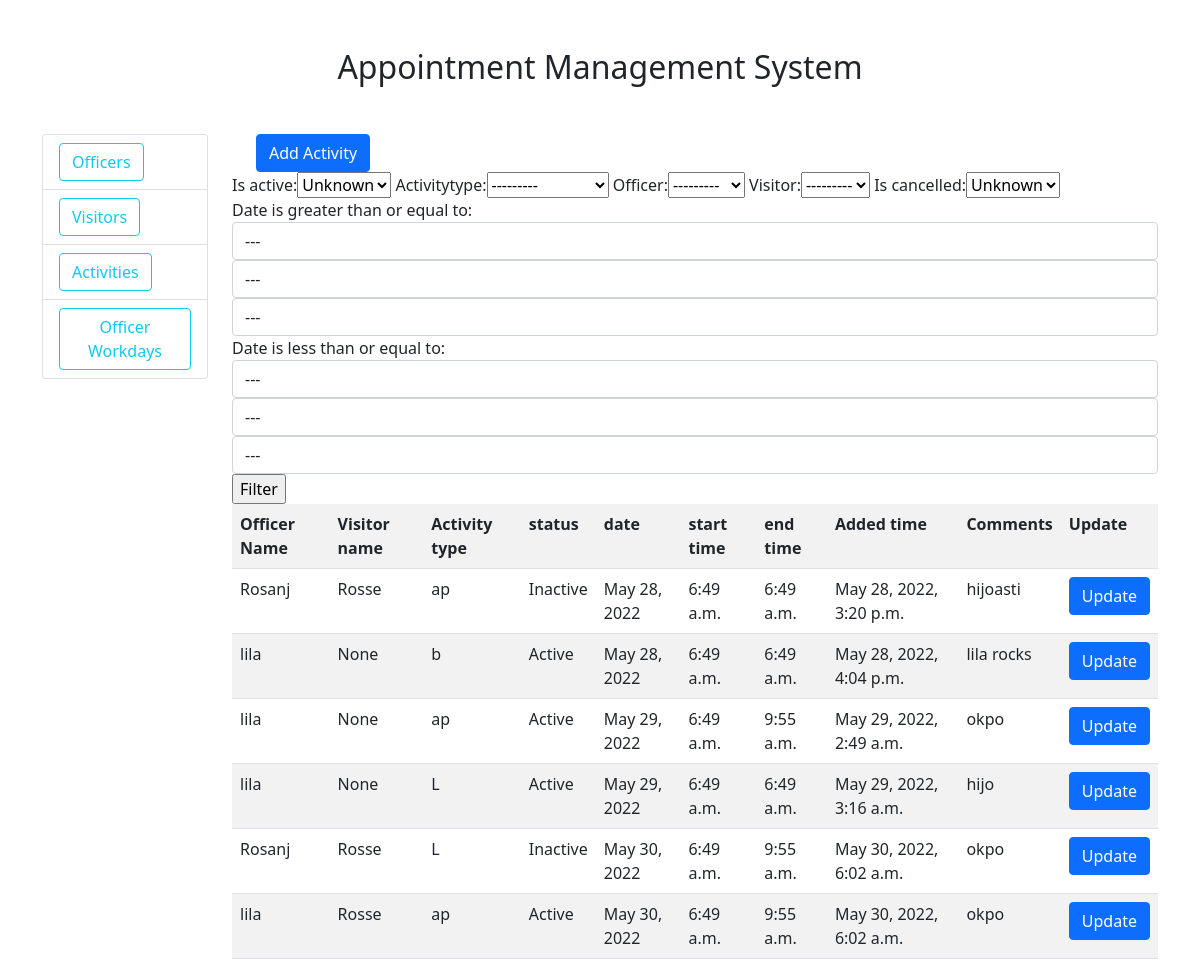
/activity/, run on an earlier commit of the app's database.
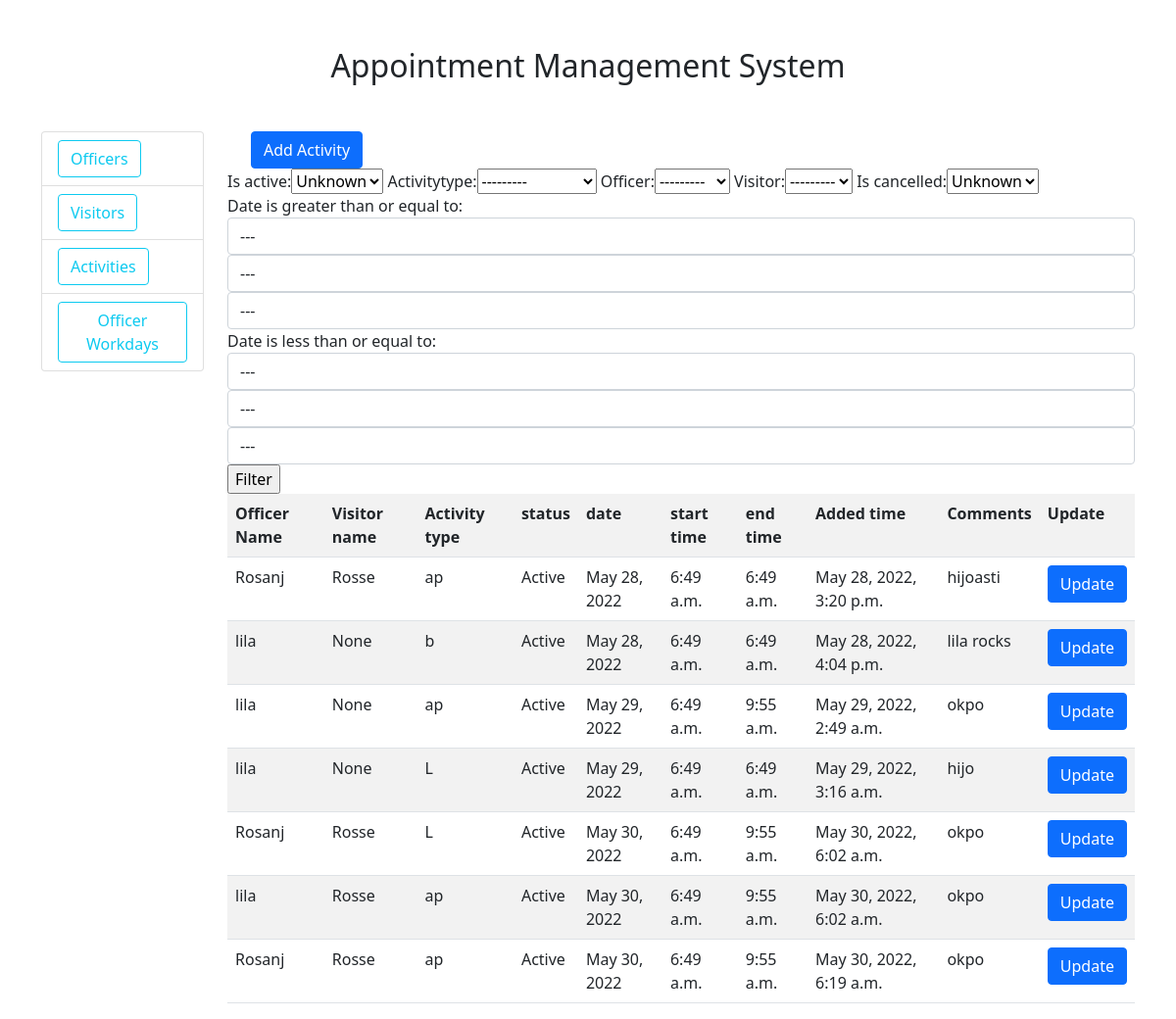
And on a later commit of the database.
### activity_record/models.py (models this page shows, shortened)
class Activity(models.Model):
	activityid = models.AutoField(primary_key=True)
	officer = models.ForeignKey(Officer, on_delete= models.SET_NULL,null=True)
	visitor = models.ForeignKey(Visitors, on_delete=models.SET_NULL,null=True,blank=True)
	TYPE = [('Leave','Leave'), ('Appointment','Appointment'), ('Break','Break')]
	activitytype =	models.CharField(max_length=50,
		choices=TYPE,
		default='Appointment'
		)
	is_active = models.BooleanField(default=True)
	date = models.DateField(auto_now=False, auto_now_add=False)
	start_time = models.TimeField(auto_now=False, auto_now_add=False)
	end_time = models.TimeField(auto_now=False, auto_now_add=False)
	addedd_on = models.DateTimeField(default=timezone.now())
	comment = models.CharField(max_length=50)
	is_cancelled = models.BooleanField(default=False)

### officer/models.py (models this page shows)
class Officer(models.Model):
	name =	models.CharField(max_length=50)
	post =	models.CharField(max_length=50)
	is_active =	models.BooleanField(default=True)
	workstartTime =	models.TimeField()
	workendTime =	models.TimeField()
	def __str__(self):
		return self.name

### visitors/models.py (models this page shows)
class Visitors(models.Model):
	name = models.CharField(max_length=50)
	mbl_no = models.CharField(max_length=50)
	email = models.EmailField(max_length=50)
	is_active = models.BooleanField(default=True)
	def __str__(self):
		return self.name

### activity_record/views.py (the view)
# urls.py: path('',views.activities,name='activities'),
def activities(request):
	activities = Activity.objects.all()
	content = {'activities':activities}
	form = Activityfilter()
	content = {'form': form}
	myFilter = Activityfilter(request.GET, queryset=activities)
	activities = myFilter.qs
	content['activities'] = activities
	return render(request,'activity_record/activities.html',content)

### Templates/activity_record/activities.html (shortened to what this page needs)
{% extends 'home.html' %}
{% block content%}
<div>
	<div class="container mt-10">
	<a class="btn btn-primary" href="{% url 'create-activity' %}">Add Activity</a>
	</div>
	<div>
	<form method="GET" action="">
		{{form.form}}
		<input type="submit" value="Filter"/>
	</form>
	</div>
		<table class="table table table-striped">
			<tr>
				<th>Officer Name</th>
				<th>Visitor name</th>
				<th>Activity type</th>
				<th>status</th>
				<th>date</th>
				<th>start time</th>
				<th>end time</th>
				<th>Added time</th>
				<th>Comments</th>
				<th>Update</th>
			</tr>
			{% for activity in activities %}
			<tr>
				<td>{{activity.officer}}</td>
				<td>{{activity.visitor}}</td>
				<td>{{activity.activitytype}}</td>
				<td>{% if activity.is_active %}Active {% else %}Inactive{% endif %}</td>
				<td>{{activity.date}}</td>
				<td>{{activity.start_time}}</td>
				<td>{{activity.end_time}}</td>
				<td>{{activity.addedd_on}}</td>
				<td>{{activity.comment}}</td>
				<td><a class="btn btn-primary" href="{% url 'update-activity' activity.activityid%}">Update</a></td>
			</tr>
			{% endfor %}
		</table>
</div>
{% endblock %}

What changed in the data, as far as the page shows it:
changed Activity "May 28, 2022, 3:20 p.m.": is_active "Inactive" → "Active"
changed Activity (number 5 of 7 on the later page): is_active "Inactive" → "Active"
added Activity: officer "Rosanj", visitor "Rosse", activitytype "ap", is_active "Active", date "May 30, 2022", start_time "6:49 a.m.", end_time "9:55 a.m.", addedd_on "May 30, 2022, 6:19 a.m.", comment "okpo"
